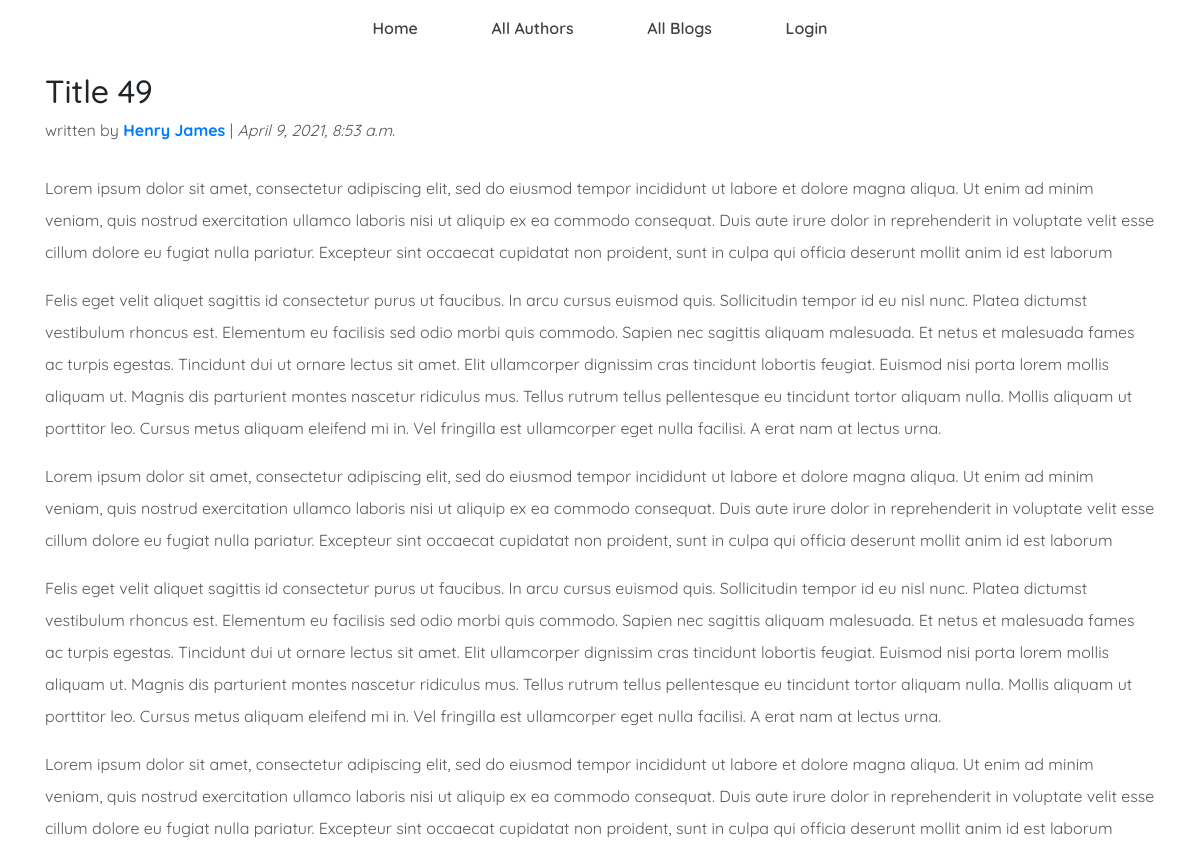
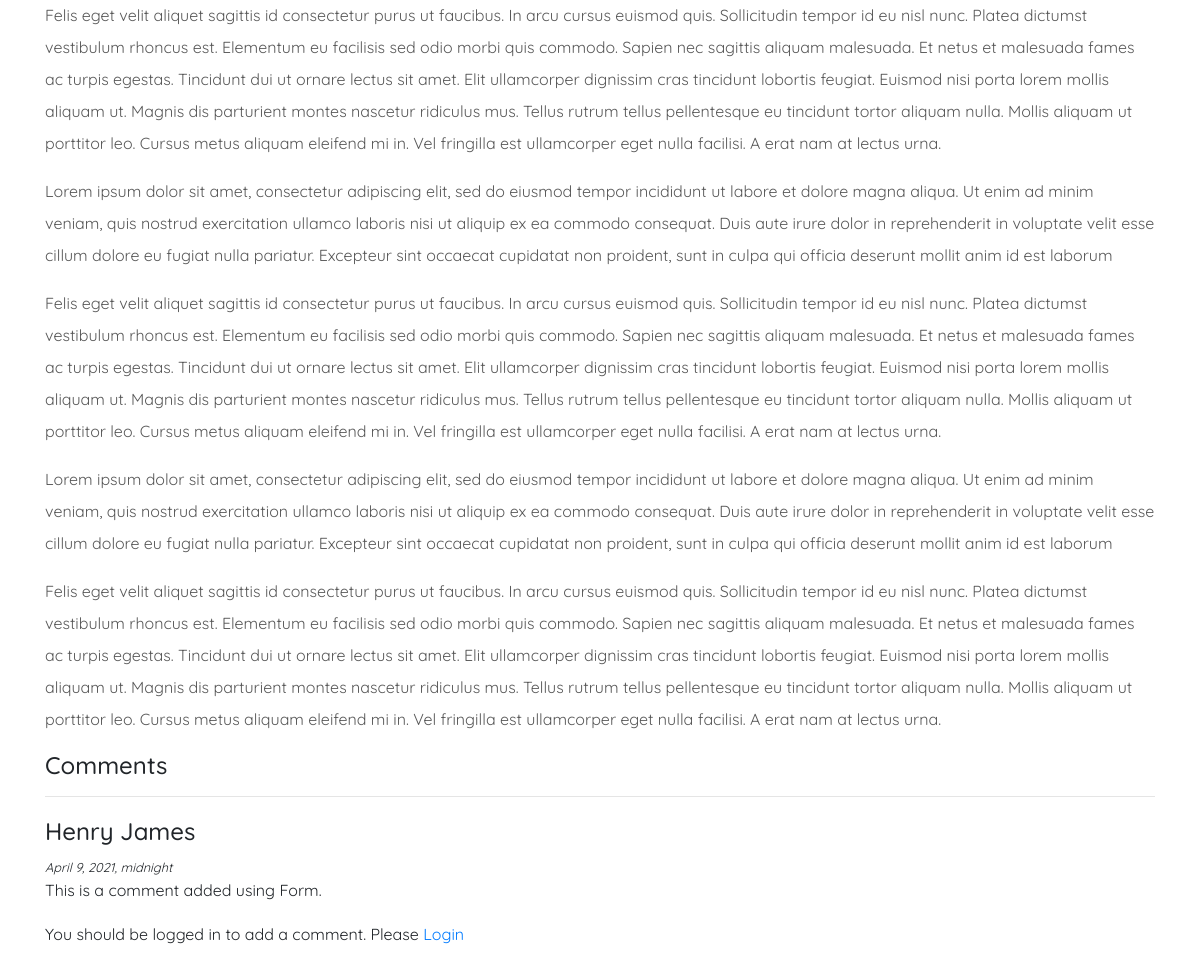
Page /blog/288 on the committed database (2 pictures, top to bottom).
### blog/models.py (models this page shows, shortened)
class Blog(models.Model):
    title = models.CharField(max_length=200, verbose_name='Blog Title')
    post_date = models.DateTimeField(
        'Posted Date', auto_now_add=True)
    blogger = models.ForeignKey('Author', verbose_name='Author of the blog',
                                on_delete=models.SET_NULL, null=True, blank=True)
    class Meta:
        ordering = ['-post_date']

class Author(models.Model):
    name = models.CharField(max_length=100, verbose_name='Author Name')
    bio = models.TextField('Description about the author')
    date_of_birth = models.DateField()

class Content(models.Model):
    text = models.TextField('Content text')
    blog = models.ForeignKey(
        'Blog', verbose_name="Content's blog", on_delete=models.SET_NULL, null=True)

class Comment(models.Model):
    text = models.TextField('Comment text')
    blog = models.ForeignKey(
        'Blog', verbose_name="Comment's blog", on_delete=models.SET_NULL, null=True)
    comment_date = models.DateTimeField('Commented Date')
    user = models.ForeignKey(
        User, verbose_name='Commented By', on_delete=models.SET_NULL, null=True)
    class Meta:
        ordering = ['-comment_date']

### blog/views.py (the view)
# urls.py: path('<int:pk>', views.BlogDetailView.as_view(), name='blog-detail'),
class BlogDetailView(generic.DetailView):
    model = Blog
    def get_context_data(self, **kwargs):
        data = super().get_context_data(**kwargs)
        blog = Blog.objects.get(pk=self.kwargs['pk'])
        comments_order_by_time = blog.comment_set.order_by(
            '-comment_date__minute')
        data['comments_order_by_time'] = comments_order_by_time
        return data

### blog/templates/blog/blog_detail.html (shortened to what this page needs)
{% extends 'base_generic.html' %}
{% block content %}
<div class="blog-header">
  <h2>{{blog.title}}</h2>
  <p>
    written by
    <strong>
      <a href="{% url 'author-detail' blog.blogger.pk %}">
        {{blog.blogger.name}}
      </a>
    </strong>
    |
    <i>{{blog.post_date}} </i>
  </p>
</div>
<div class="blog-contents">
    {% for content in blog.content_set.all %}
    <p>
        {{content.text}}
    </p>
    {% endfor %}
</div>
<h4>Comments</h4>
<hr>
<div class="comments">
  {% for comment in comments_order_by_time %}
    <div class="comment">
      <h6> {{comment.user.first_name}} {{comment.user.last_name}} </h6>
      <i> {{comment.comment_date}} </i>
      <p>
        {{comment.text}}
      </p>
    </div>
  {% endfor %}
  {% if user.is_authenticated %}
    <a href="{% url 'add-comment' blog.pk %}">Add a new Comment</a>
  {% else %}
    You should be logged in to add a comment. Please <a href="{% url 'login' %}?next={{request.path}}">Login</a>
  {% endif %}
</div>
{% endblock content %}

### blog/static/css/style.css (style rules this page uses)
* { font-family: "Quicksand", sans-serif; }
.author p, .blog-header p, .blog p i, .blog-contents p { color: #585858; }
.blog-header { margin-bottom: 30px; }
.blog-header p { margin-bottom: 5px; }
.blog-contents p { line-height: 2rem; }
.comments { margin-bottom: 50px; }
.comment { margin: 20px 0; }
.comment i, .comment a { font-size: 0.8rem; }
.comment h6 { font-size: 1.5rem; }

### rows in the picture
Blog: title "Title 49", blogger.name "Henry James", post_date "April 9, 2021, 8:53 a.m."
Content: text "Lorem ipsum dolor sit amet, consectetur adipiscing elit, sed do eiusmod tempor incididunt ut labore et dolore magna aliqua. Ut enim ad minim veniam, quis nostrud exercitation ullamco laboris nisi ut aliquip ex ea commodo consequat. Duis aute irure dolor in reprehenderit in voluptate velit esse cillum dolore eu fugiat nulla pariatur. Excepteur sint occaecat cupidatat non proident, sunt in culpa qui officia deserunt mollit anim id est laborum"
Content: text "Felis eget velit aliquet sagittis id consectetur purus ut faucibus. In arcu cursus euismod quis. Sollicitudin tempor id eu nisl nunc. Platea dictumst vestibulum rhoncus est. Elementum eu facilisis sed odio morbi quis commodo. Sapien nec sagittis aliquam malesuada. Et netus et malesuada fames ac turpis egestas. Tincidunt dui ut ornare lectus sit amet. Elit ullamcorper dignissim cras tincidunt lobortis feugiat. Euismod nisi porta lorem mollis aliquam ut. Magnis dis parturient montes nascetur ridiculus mus. Tellus rutrum tellus pellentesque eu tincidunt tortor aliquam nulla. Mollis aliquam ut porttitor leo. Cursus metus aliquam eleifend mi in. Vel fringilla est ullamcorper eget nulla facilisi.…"
Content: text "Lorem ipsum dolor sit amet, consectetur adipiscing elit, sed do eiusmod tempor incididunt ut labore et dolore magna aliqua. Ut enim ad minim veniam, quis nostrud exercitation ullamco laboris nisi ut aliquip ex ea commodo consequat. Duis aute irure dolor in reprehenderit in voluptate velit esse cillum dolore eu fugiat nulla pariatur. Excepteur sint occaecat cupidatat non proident, sunt in culpa qui officia deserunt mollit anim id est laborum"
Content: text "Felis eget velit aliquet sagittis id consectetur purus ut faucibus. In arcu cursus euismod quis. Sollicitudin tempor id eu nisl nunc. Platea dictumst vestibulum rhoncus est. Elementum eu facilisis sed odio morbi quis commodo. Sapien nec sagittis aliquam malesuada. Et netus et malesuada fames ac turpis egestas. Tincidunt dui ut ornare lectus sit amet. Elit ullamcorper dignissim cras tincidunt lobortis feugiat. Euismod nisi porta lorem mollis aliquam ut. Magnis dis parturient montes nascetur ridiculus mus. Tellus rutrum tellus pellentesque eu tincidunt tortor aliquam nulla. Mollis aliquam ut porttitor leo. Cursus metus aliquam eleifend mi in. Vel fringilla est ullamcorper eget nulla facilisi.…"
Content: text "Lorem ipsum dolor sit amet, consectetur adipiscing elit, sed do eiusmod tempor incididunt ut labore et dolore magna aliqua. Ut enim ad minim veniam, quis nostrud exercitation ullamco laboris nisi ut aliquip ex ea commodo consequat. Duis aute irure dolor in reprehenderit in voluptate velit esse cillum dolore eu fugiat nulla pariatur. Excepteur sint occaecat cupidatat non proident, sunt in culpa qui officia deserunt mollit anim id est laborum"
Content: text "Felis eget velit aliquet sagittis id consectetur purus ut faucibus. In arcu cursus euismod quis. Sollicitudin tempor id eu nisl nunc. Platea dictumst vestibulum rhoncus est. Elementum eu facilisis sed odio morbi quis commodo. Sapien nec sagittis aliquam malesuada. Et netus et malesuada fames ac turpis egestas. Tincidunt dui ut ornare lectus sit amet. Elit ullamcorper dignissim cras tincidunt lobortis feugiat. Euismod nisi porta lorem mollis aliquam ut. Magnis dis parturient montes nascetur ridiculus mus. Tellus rutrum tellus pellentesque eu tincidunt tortor aliquam nulla. Mollis aliquam ut porttitor leo. Cursus metus aliquam eleifend mi in. Vel fringilla est ullamcorper eget nulla facilisi.…"
Content: text "Lorem ipsum dolor sit amet, consectetur adipiscing elit, sed do eiusmod tempor incididunt ut labore et dolore magna aliqua. Ut enim ad minim veniam, quis nostrud exercitation ullamco laboris nisi ut aliquip ex ea commodo consequat. Duis aute irure dolor in reprehenderit in voluptate velit esse cillum dolore eu fugiat nulla pariatur. Excepteur sint occaecat cupidatat non proident, sunt in culpa qui officia deserunt mollit anim id est laborum"
Content: text "Felis eget velit aliquet sagittis id consectetur purus ut faucibus. In arcu cursus euismod quis. Sollicitudin tempor id eu nisl nunc. Platea dictumst vestibulum rhoncus est. Elementum eu facilisis sed odio morbi quis commodo. Sapien nec sagittis aliquam malesuada. Et netus et malesuada fames ac turpis egestas. Tincidunt dui ut ornare lectus sit amet. Elit ullamcorper dignissim cras tincidunt lobortis feugiat. Euismod nisi porta lorem mollis aliquam ut. Magnis dis parturient montes nascetur ridiculus mus. Tellus rutrum tellus pellentesque eu tincidunt tortor aliquam nulla. Mollis aliquam ut porttitor leo. Cursus metus aliquam eleifend mi in. Vel fringilla est ullamcorper eget nulla facilisi.…"
Content: text "Lorem ipsum dolor sit amet, consectetur adipiscing elit, sed do eiusmod tempor incididunt ut labore et dolore magna aliqua. Ut enim ad minim veniam, quis nostrud exercitation ullamco laboris nisi ut aliquip ex ea commodo consequat. Duis aute irure dolor in reprehenderit in voluptate velit esse cillum dolore eu fugiat nulla pariatur. Excepteur sint occaecat cupidatat non proident, sunt in culpa qui officia deserunt mollit anim id est laborum"
Content: text "Felis eget velit aliquet sagittis id consectetur purus ut faucibus. In arcu cursus euismod quis. Sollicitudin tempor id eu nisl nunc. Platea dictumst vestibulum rhoncus est. Elementum eu facilisis sed odio morbi quis commodo. Sapien nec sagittis aliquam malesuada. Et netus et malesuada fames ac turpis egestas. Tincidunt dui ut ornare lectus sit amet. Elit ullamcorper dignissim cras tincidunt lobortis feugiat. Euismod nisi porta lorem mollis aliquam ut. Magnis dis parturient montes nascetur ridiculus mus. Tellus rutrum tellus pellentesque eu tincidunt tortor aliquam nulla. Mollis aliquam ut porttitor leo. Cursus metus aliquam eleifend mi in. Vel fringilla est ullamcorper eget nulla facilisi.…"
Comment: user.first_name "Henry", user.last_name "James", comment_date "April 9, 2021, midnight", text "This is a comment added using Form."
